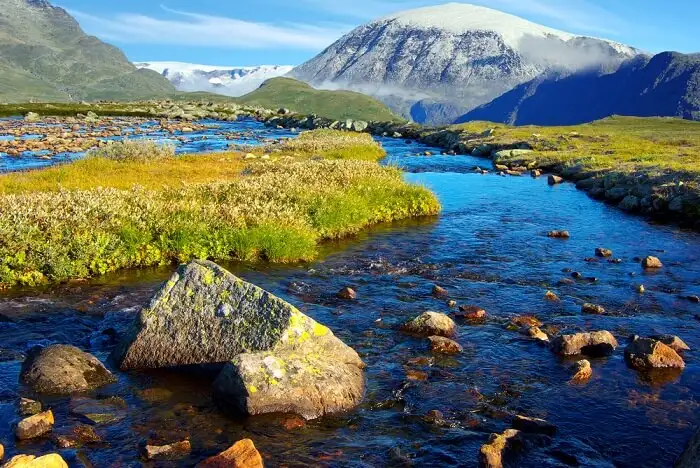
#> input picture python/opencvprogs/assigns/final/ref.jpg, 700 x 468 px
$ python assign5a.py
#> lines starting #> are read from the running program, lines starting #| are printed output that depends on the picture
import cv2
image = cv2.imread("ref.jpg",cv2.IMREAD_UNCHANGED)
#> image is the input picture: shape (468, 700, 3); mean B, G, R 105.2, 109.3, 95.7
bits = image.itemsize * 8
#> bits = 8
levels = 2 ** bits
#> levels = 256
print(f"No of bits = {bits}, No of levels = {levels}")
#| No of bits = 8, No of levels = 256
negative_image = levels - 1 - image
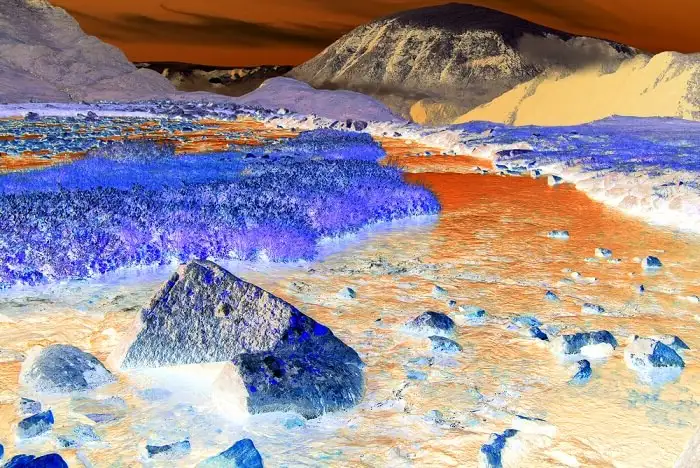
#> negative_image: shape (468, 700, 3); mean B, G, R 149.8, 145.7, 159.3
cv2.imshow("Original",image)
cv2.imshow("Negative",negative_image)
cv2.waitKey(0)
cv2.destroyAllWindows()

$ run again, with python/opencvprogs/assigns/final/sun.jpg copied over python/opencvprogs/assigns/final/ref.jpg
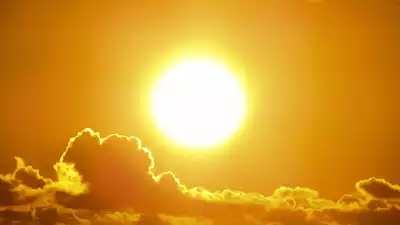
#> input picture python/opencvprogs/assigns/final/sun.jpg, 400 x 225 px
#> image is the input picture: shape (225, 400, 3); mean B, G, R 43.7, 151.5, 213.2
#> bits = 8
#> levels = 256
#| No of bits = 8, No of levels = 256
#> `negative_image = levels - 1 - image`:
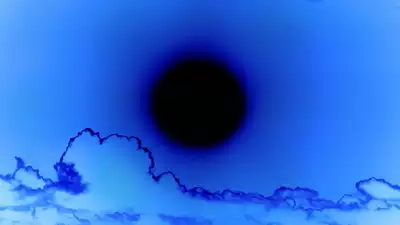
#> negative_image: shape (225, 400, 3); mean B, G, R 211.3, 103.5, 41.8
